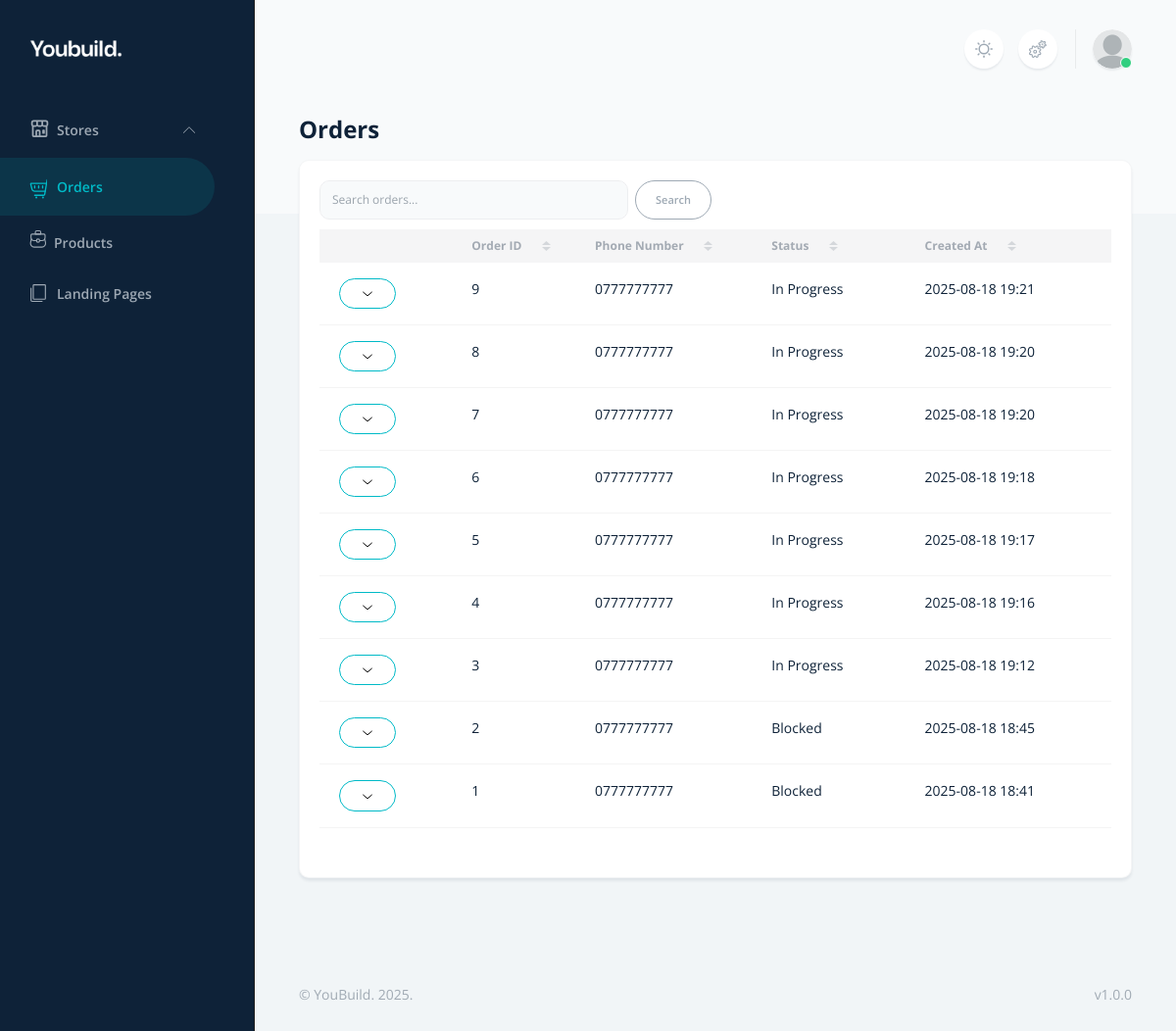
/orders/ (signed in), run on an earlier commit of the app's database.
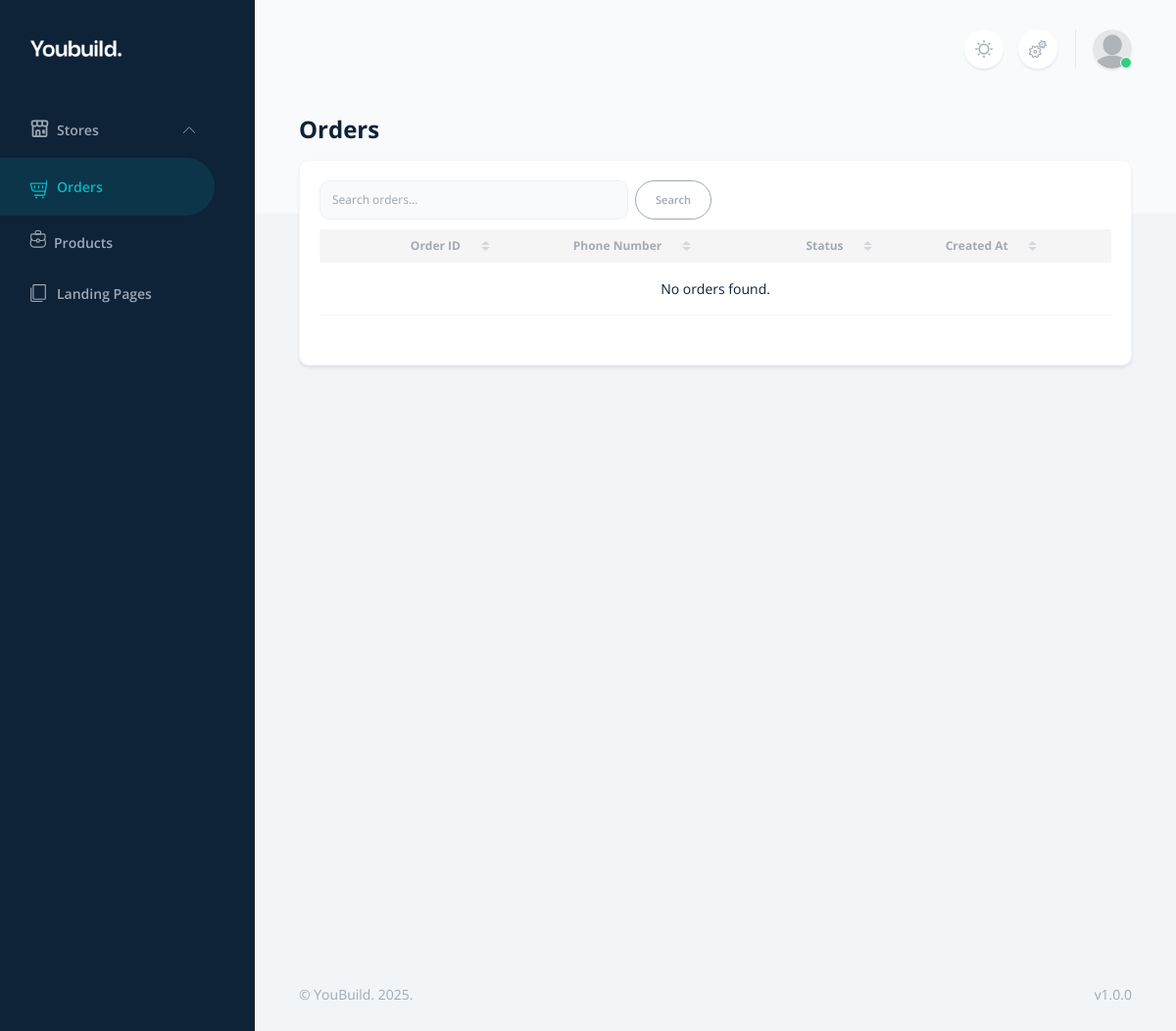
And on a later commit of the database.
### orders/models.py (models this page shows, shortened)
class Order(models.Model):
    STATUS_CHOICES = [
        ("in_progress", "In Progress"),
        ("in_confirmation", "In Confirmation"),
        ("in_delivery", "In Delivery"),
        ("delivered", "Delivered"),
        ("canceled", "Canceled"),
        ("archived", "Archived"),
        ("blocked", "Blocked"),
    ]
    DELIVERY_METHOD_CHOICES = [
        ("home_delivery", "Delivery to home"),
        ("stop_desk", "Stop desk"),
    ]
    store = models.ForeignKey(Store, on_delete=models.CASCADE, related_name="orders")
    full_name = models.CharField(max_length=255, blank=True, null=True)
    address = models.CharField(max_length=255, blank=True, null=True)
    state = models.CharField(max_length=255, blank=True, null=True)
    city = models.CharField(max_length=255, blank=True, null=True)
    phone_number = models.CharField(max_length=20, blank=True, null=True)
    delivery_method = models.CharField(
        max_length=255,
        choices=DELIVERY_METHOD_CHOICES,
        default="home_delivery",
    )
    delivery_cost = models.DecimalField(max_digits=10, decimal_places=2, default=0)
    discount = models.DecimalField(max_digits=10, decimal_places=2, default=0)
    ip_address = models.GenericIPAddressField(blank=True, null=True)
    user_agent = models.CharField(max_length=255, blank=True, null=True)
    http_referer = models.CharField(max_length=255, blank=True, null=True)
    status = models.CharField(
        max_length=20,
        choices=STATUS_CHOICES,
        default="in_progress",
    )
    landing_page = models.ForeignKey(
        LandingPage,
        on_delete=models.SET_NULL,
        null=True,
        blank=True,
    )
    created_at = models.DateTimeField(auto_now_add=True)
    updated_at = models.DateTimeField(auto_now=True)

### orders/views.py (the view)
# urls.py: path("", orders.OrderListView.as_view(), name="orders_list"),
class OrderListView(LoginRequiredMixin, ListView):
    model = Order
    template_name = "dashboard/orders/order_list.html"
    context_object_name = "orders"
    paginate_by = 20
    def get_queryset(self):
        user = self.request.user
        owned_stores = Store.objects.filter(owner=user)
        staff_stores = Store.objects.filter(staff__user=user)
        accessible_stores = (owned_stores | staff_stores).distinct()
        queryset = Order.objects.filter(
            store__in=accessible_stores
        ).order_by("-created_at")
        status = self.request.GET.get("status")
        if status:
            queryset = queryset.filter(status__icontains=status)
        search = self.request.GET.get("search")
        if search:
            queryset = queryset.filter(
                Q(id__icontains=search) |
                Q(phone_number__icontains=search) |
                Q(status__icontains=search)
            )
        return queryset
    def get_context_data(self, **kwargs):
        context = super().get_context_data(**kwargs)
        context["search"] = self.request.GET.get("search", "")
        context["status"] = self.request.GET.get("status", "")
        return context

### ecom/context_processors.py (called while the page is built)
def shared_settings(request):
    return {'SITE_NAME': settings.SITE_NAME}

### templates/dashboard/orders/order_list.html (shortened to what this page needs)
{% extends "dashboard/layouts/base.html" %}
{% load static %}
{% block content %}
<div class="container-fluid">
    <h1 class="mb-4">Orders</h1>
    <div class="card">
        <div class="card-body">
            <div class="table-responsive" data-list='{"valueNames": ["order_id", "phone_number", "total_price", "status", "created_at"], "page":900}' id="longList">
            <form method="get" class="mb-3 d-flex" style="max-width: 400px;">
                <input
                    type="text"
                    name="search"
                    class="form-control me-2"
                    placeholder="Search orders..."
                    value="{{ search }}"
                >
                <button type="submit" class="btn btn-sm btn-outline-secondary">Search</button>
            </form>
                <table class="table table-nowrap">
                    <thead class="thead-light">
                        <tr>
                            <th></th>
                            <th>
                                <a href="javascript:void(0);" class="text-muted list-sort" data-sort="order_id">
                                    Order ID
                                </a>
                            </th>
                            <th>
                                <a href="javascript:void(0);" class="text-muted list-sort" data-sort="phone_number">
                                    Phone Number
                                </a>
                            </th>
                            <th>
                                <a href="javascript:void(0);" class="text-muted list-sort" data-sort="status">
                                    Status
                                </a>
                            </th>
                            <th>
                                <a href="javascript:void(0);" class="text-muted list-sort" data-sort="created_at">
                                    Created At
                                </a>
                            </th>
                        </tr>
                    </thead>
                    <tbody class="list">
                        {% for order in orders %}
                        <tr class="order-row transition-colors duration-150" data-order-id="{{ order.id }}">
                            <td>
                                <button
                                    class="toggle-details btn btn-sm btn-outline-primary min-w-[30px]"
                                    hx-get="{% url 'orders:order_detail_partial' order_id=order.id %}"
                                    hx-target="#order-details-{{ order.id }}"
                                    hx-swap="innerHTML"
                                    onclick="toggleOrderDetails({{ order.id }})"
                                >
                                </button>
                            </td>
                            <td class="order_id">{{ order.id }}</td>
                            <td class="phone_number">{{ order.phone_number }}</td>
                            <td class="status">{{ order.get_status_display }}</td>
                            <td class="created_at">{{ order.created_at|date:"Y-m-d H:i" }}</td>
                        </tr>
                        {% empty %}
                        <tr>
                            <td colspan="6" class="text-center">No orders found.</td>
                        </tr>
                        {% endfor %}
                    </tbody>
                </table>
            </div>
        </div>
    </div>
</div>
{% endblock %}

### templates/dashboard/layouts/base.html (shortened to what this page needs)
{% load static %}
<!DOCTYPE html>
<html lang="en" data-theme="light"  data-sidebar-behaviour="fixed" data-navigation-color="inverted" data-is-fluid="true">
    <head>
            <link rel="stylesheet" href="{% static '/css/theme.bundle.css' %}" id="stylesheetLTR">
            <link rel="stylesheet" href="{% static '/css/theme.rtl.bundle.css' %}" id="stylesheetRTL">
    </head>
    <body>
        {% include "dashboard/layouts/navigation.html" %}
        <main>
            <header class="container-fluid d-flex py-6 mb-4">
                <div class="d-flex align-items-center ms-auto me-n1 me-lg-n2">
                    <div class="dropdown" id="themeSwitcher">
                        <a href="javascript: void(0);" class="dropdown-toggle no-arrow d-flex align-items-center justify-content-center bg-white rounded-circle shadow-sm mx-1 mx-lg-2 w-40px h-40px link-secondary" role="button" data-bs-toggle="dropdown" aria-haspopup="true" aria-expanded="false" data-bs-offset="0,0">
                        </a>
                    </div>
                    <a class="d-flex align-items-center justify-content-center bg-white rounded-circle shadow-sm mx-1 mx-lg-2 w-40px h-40px link-secondary" data-bs-toggle="offcanvas" href="#offcanvasCustomize" role="button" aria-controls="offcanvasCustomize">
                    </a>
                    <div class="dropdown">
                        <a href="javascript: void(0);" class="dropdown-toggle no-arrow d-flex align-items-center justify-content-center bg-white rounded-circle shadow-sm mx-1 mx-lg-2 w-40px h-40px" role="button" data-bs-toggle="dropdown" data-bs-auto-close="outside" aria-haspopup="true" aria-expanded="false" data-bs-offset="0,0">
                            <div class="avatar avatar-circle avatar-sm avatar-online">
                                <img src="{% static 'images/profiles/default.webp' %}" alt="..." class="avatar-img" width="40" height="40">
                            </div>
                        </a>
                    </div>
                </div>
            </header>
            {% block content %}
            {% endblock %}
            <footer class="mt-auto">
                <div class="container-fluid mt-4 mb-6 text-muted">
                    <div class="row justify-content-between">
                        <div class="col">
                            © {{ SITE_NAME }}. 2025.
                        </div>
                        <div class="col-auto">
                            v1.0.0
                        </div>
                    </div>
                </div>
            </footer>
        </main>
    </body>
</html>

### templates/dashboard/layouts/navigation.html (shortened to what this page needs)
{% load static %}
<nav id="mainNavbar" class="navbar navbar-vertical navbar-expand-lg scrollbar bg-dark navbar-dark">
    <div class="container-fluid">
        <a class="navbar-brand" href="/">
            <img src="{% static 'images/logo-dark.png' %}" class="navbar-brand-img logo-dark logo-large" alt="..." width="95" height="17.4325">
        </a>
        <div class="collapse navbar-collapse" id="sidenavCollapse">
            <ul class="navbar-nav mb-lg-7">
                <li class="nav-item dropdown ">
                    <a class="nav-link {% if '/stores/' in  request.path or '/staff/' in request.path %}active{% endif %}" href="#storesCollapse" data-bs-toggle="collapse" role="button" aria-expanded="true" aria-controls="storesCollapse">
                        <span>Stores</span>
                    </a>
                </li>
                <li class="nav-item">
                    <a class="nav-link {% if request.path == '/orders/' %}active{% endif %}" href="{%  url 'orders:orders_list' %}">
                    <span>Orders</span>
                    </a>
                </li>
                <li class="nav-item">
                    <a class="nav-link {% if '/products/' in  request.path %}active{% endif %}" href="{%  url 'products:products_list' %}">
                    <span>Products</span>
                    </a>
                </li>
                <li class="nav-item">
                    <a class="nav-link {% if '/landing-pages/' in  request.path %}active{% endif %}" href="{%  url 'landingpages:list' %}">
                        <span> Landing Pages</span>
                    </a>
                </li>
            </ul>
        </div>
    </div>
</nav>

What changed in the data, as far as the page shows it:
removed Order: id "9", phone_number "0777777777", status "In Progress", created_at "2025-08-18 19:21"
removed Order: id "8", phone_number "0777777777", status "In Progress", created_at "2025-08-18 19:20"
removed Order: id "7", phone_number "0777777777", status "In Progress", created_at "2025-08-18 19:20"
removed Order: id "6", phone_number "0777777777", status "In Progress", created_at "2025-08-18 19:18"
removed Order: id "5", phone_number "0777777777", status "In Progress", created_at "2025-08-18 19:17"
removed Order: id "4", phone_number "0777777777", status "In Progress", created_at "2025-08-18 19:16"
removed Order: id "3", phone_number "0777777777", status "In Progress", created_at "2025-08-18 19:12"
removed Order: id "2", phone_number "0777777777", status "Blocked", created_at "2025-08-18 18:45"
removed Order: id "1", phone_number "0777777777", status "Blocked", created_at "2025-08-18 18:41"
Also different on the page:
text now shown: "No orders found."
